Frame 1 (no input): blank canvas, image omitted
Frame 60 (the mouse pressed at the canvas centre just before this capture): blank canvas, image omitted
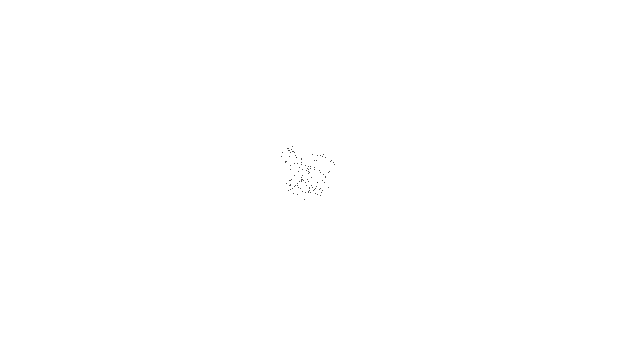
Frame 120 (the mouse held since frame 60 and released just before this capture)

The Processing sketch whose frames 1 and 60 were blank and that drew this single picture after the mouse press (run headless with seeded random() and noise(); from frame 60 on, the mouse is pressed at the canvas centre):

// Processing sketch: sketch_GaussianStepRandomWalker
// ── sketch_GaussianStepRandomWalker.pde
import java.util.*; 


class Walker {
  float x;
  float y;
  Random generator;

  Walker() {
    x = width/2;
    y = height/2;
    generator = new Random();
  }

  void display() {
    stroke(0);
    point(int(x), int(y));
  }

  float gaussian(float mean, float sd) {
    float num = (float) generator.nextGaussian();
    return num * sd + mean;
  }

  float montecarlo(int max) {
    while (true) {
      float r1 = random(0, max);

      float probability = r1; 
      float r2 = random(1, max); 

      if (r2 < probability) { 
        return r1;
      }
    }
  }

  void step() {
    //float stepSize = gaussian(5,1);
    float stepSize = montecarlo(10);
    x += random(-stepSize, stepSize);
    y += random(-stepSize, stepSize);
  }
}

Walker w;

void setup() {
  size(640, 360);
  w = new Walker();
  background(255);
}

void draw() {
  w. step();
  w.display();
}
